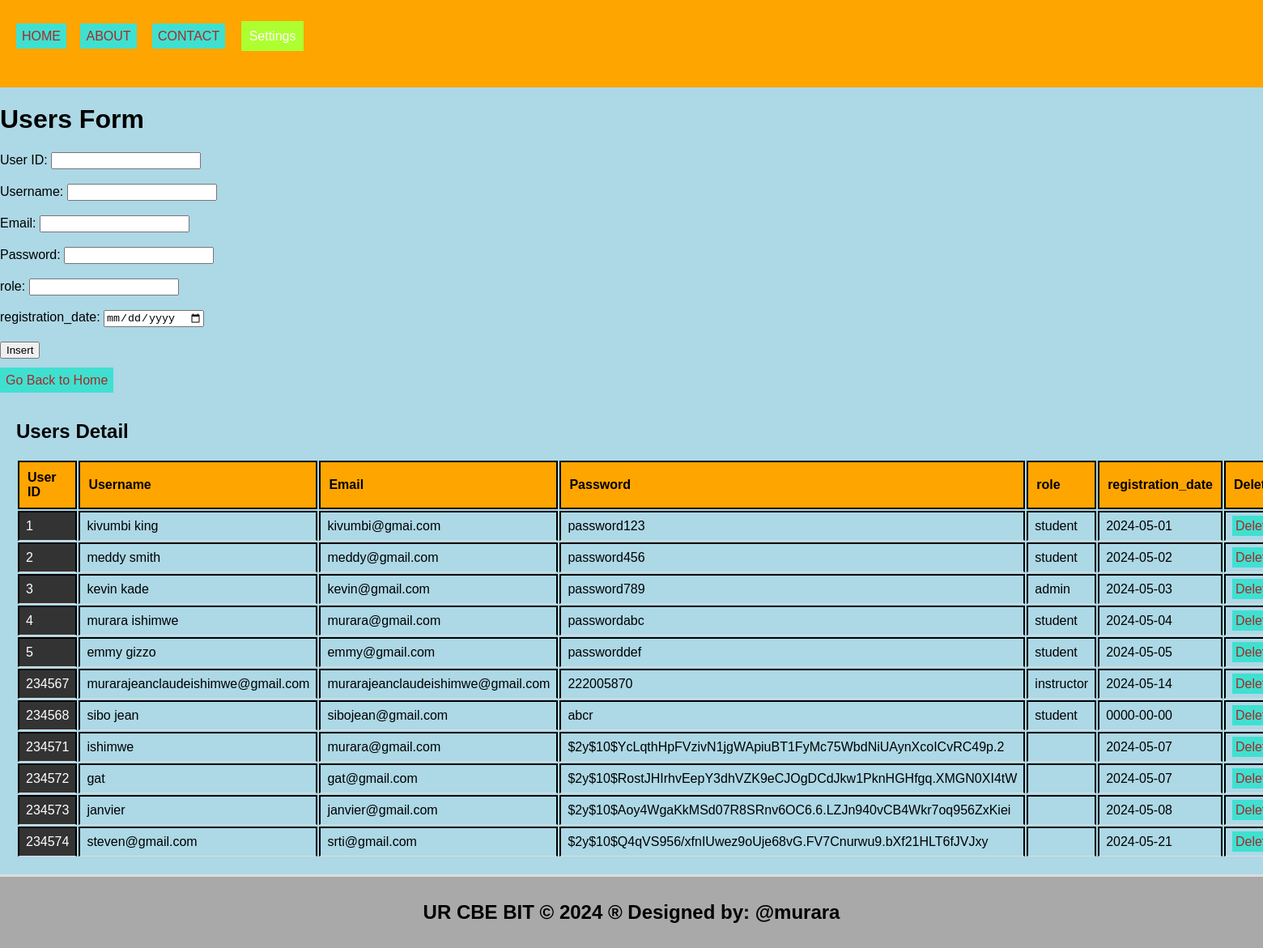
The page /users.php on the database its author committed.
### tables this page shows
CREATE TABLE `users` (
  `user_id` int(11) NOT NULL,
  `username` varchar(255) NOT NULL,
  `email` varchar(255) NOT NULL,
  `password` varchar(255) NOT NULL,
  `role` enum('student','instructor','admin') NOT NULL,
  `registration_date` date NOT NULL
);

### users.php (the view, shortened to what this page needs)
<!DOCTYPE html>
<html lang="en">
<head>
  <link rel="stylesheet" type="text/css" href="style.css">
</head>
<body style="background-color: lightblue;">
  <header>
    <ul style="list-style-type: none; padding: 0;">
      <li style="display: inline; margin-right: 10px;">
           <ul style="list-style-type: none; padding: 0;">
    </li>
    <li style="display: inline; margin-right: 8px;"><a href="./home.html">HOME</a></li>
    <li style="display: inline; margin-right: 10px;"><a href="./about.html">ABOUT</a></li>
    <li style="display: inline; margin-right: 10px;"><a href="./contact.html">CONTACT</a></li>
      <li class="dropdown" style="display: inline; margin-right: 5px;">
      <a href="#" style="padding: 10px; color: white; background-color: greenyellow; text-decoration: none; margin-right: 10px;">Settings</a>
    </li>
    </ul>
  </header>
<body style="background-color: yellowgreen;">
    <h1>Users Form</h1>
    <form method="post" onsubmit="return confirmInsert();">
        <label for="user_id">User ID:</label>
        <input type="number" id="user_id" name="user_id" required><br><br>
        <label for="username">Username:</label>
        <input type="text" id="username" name="username" required><br><br>
        <label for="email">Email:</label>
        <input type="email" id="email" name="email" required><br><br>
        <label for="password">Password:</label>
        <input type="password" id="password" name="password" required><br><br>
                <label for="role">role:</label>
        <input type="text" id="role" name="role" required><br><br>
         <label for="registration_date">registration_date:</label>
        <input type="date" id="registration_date" name="registration_date" required><br><br>
        <input type="submit" name="add" value="Insert"><br><br>
        <a href="./home.html">Go Back to Home</a>
    </form>
    <?php
    include('database_connection.php');
    ?>
    <section>
        <h2>Users Detail</h2>
        <table>
            <tr>
                <th>User ID</th>
                <th>Username</th>
                <th>Email</th>
                <th>Password</th>
                <th>role</th>
                <th>registration_date</th>
                <th>Delete</th>
            </tr>
            <?php
            $sql = "SELECT * FROM users";
            $result = $connection->query($sql);
            if ($result->num_rows > 0) {
                while ($row = $result->fetch_assoc()) {
                    echo "<tr>
                            <td>{$row['user_id']}</td>
                            <td>{$row['username']}</td>
                            <td>{$row['email']}</td>
                            <td>{$row['password']}</td>
                            <td>{$row['role']}</td>
                            <td>{$row['registration_date']}</td>
                            <td><a style='padding:4px' href='delete_user.php?user_id={$row['user_id']}'>Delete</a></td>
                            <td><a style='padding:4px' href='update_user.php?user_id={$row['user_id']}'>Update</a></td>
                          </tr>";
                }
            } else {
                echo "<tr><td colspan='7'>No data found</td></tr>";
            }
            ?>
        </table>
    </section>
    <footer>
        <h2>UR CBE BIT &copy; 2024 &reg; Designed by: @murara</h2>
    </footer>
</body>
</html>

### style.css (style rules this page uses)
body { font-family: Arial, sans-serif; margin: 0; padding: 0; }
.dropdown { position: relative; display: inline; margin-right: 10px; }
body { font-family: Arial,sans-serif; margin:0; padding:0; }
header { background-color:orange; padding: 20px; }
footer { text-align: center; padding: 15px; background-color:orange; }
.dropdown { position: right; display:right; direction:rtl; }
section { padding:28px; border-bottom: 1px solid #ddd; }

### users.php (style rules this page uses)
a:link { color: #0066cc; text-decoration: none; }
a { padding: 7px; color: white; background-color: turquoise; text-decoration: none; margin-right: 5px; }
a:link { color: brown; }
th, td { border: 2px solid black; padding: 10px; text-align: left; }
th { background-color: orange; }
section { padding: 20px; border-bottom: 3px solid #ddd; }
footer { text-align: center; padding: 10px; background-color: darkgray; }

### rows shown on the page
users: user_id "1", username "kivumbi king", email "kivumbi@gmai.com", password "password123", role "student", registration_date "2024-05-01"
users: user_id "2", username "meddy smith", email "meddy@gmail.com", password "password456", role "student", registration_date "2024-05-02"
users: user_id "3", username "kevin kade", email "kevin@gmail.com", password "password789", role "admin", registration_date "2024-05-03"
users: user_id "4", username "murara ishimwe", email "murara@gmail.com", password "passwordabc", role "student", registration_date "2024-05-04"
users: user_id "5", username "emmy gizzo", email "emmy@gmail.com", password "passworddef", role "student", registration_date "2024-05-05"
users: user_id "234567", username "murarajeanclaudeishimwe@gmail.com", email "murarajeanclaudeishimwe@gmail.com", password "222005870", role "instructor", registration_date "2024-05-14"
users: user_id "234568", username "sibo jean", email "sibojean@gmail.com", password "abcr", role "student", registration_date "0000-00-00"
users: user_id "234571", username "ishimwe", email "murara@gmail.com", password "$2y$10$YcLqthHpFVzivN1jgWApiuBT1FyMc75WbdNiUAynXcoICvRC49p.2", registration_date "2024-05-07"
users: user_id "234572", username "gat", email "gat@gmail.com", password "$2y$10$RostJHIrhvEepY3dhVZK9eCJOgDCdJkw1PknHGHfgq.XMGN0XI4tW", registration_date "2024-05-07"
users: user_id "234573", username "janvier", email "janvier@gmail.com", password "$2y$10$Aoy4WgaKkMSd07R8SRnv6OC6.6.LZJn940vCB4Wkr7oq956ZxKiei", registration_date "2024-05-08"
users: user_id "234574", username "steven@gmail.com", email "srti@gmail.com", password "$2y$10$Q4qVS956/xfnIUwez9oUje68vG.FV7Cnurwu9.bXf21HLT6fJVJxy", registration_date "2024-05-21"
